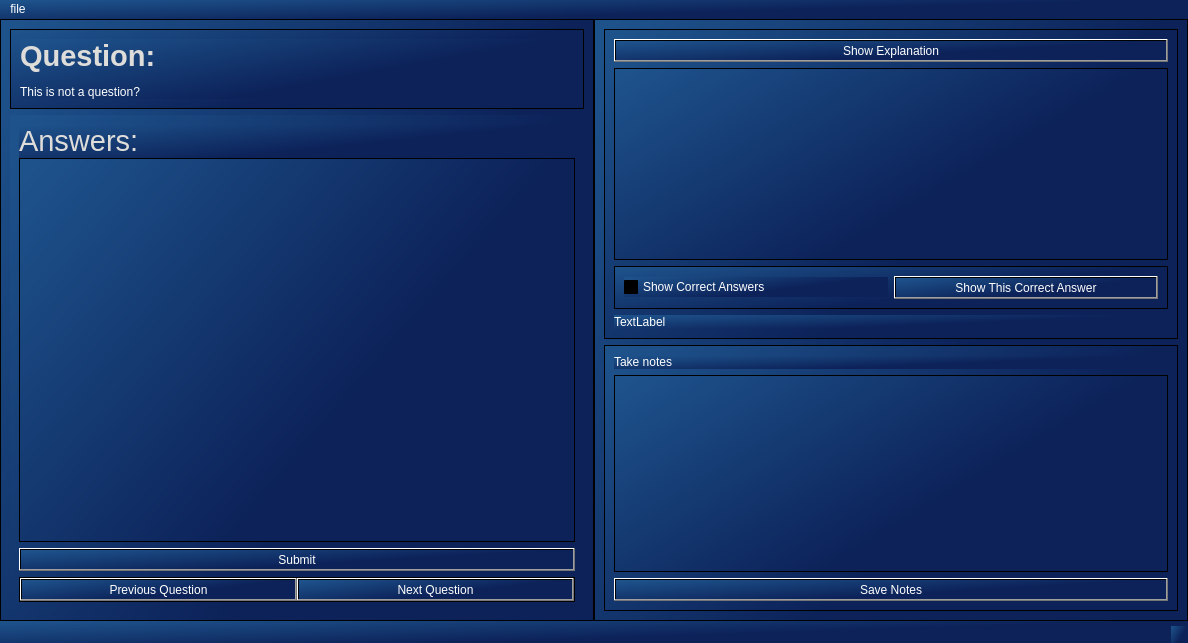
<?xml version="1.0" encoding="UTF-8"?>
<ui version="4.0">
 <class>MainWindow</class>
 <widget class="QMainWindow" name="MainWindow">
  <property name="geometry">
   <rect>
    <x>0</x>
    <y>0</y>
    <width>1188</width>
    <height>643</height>
   </rect>
  </property>
  <property name="windowTitle">
   <string>MainWindow</string>
  </property>
  <property name="windowIcon">
   <iconset>
    <normaloff>../../../../../../home/mike/images/ZSLogo1.png</normaloff>../../../../../../home/mike/images/ZSLogo1.png</iconset>
  </property>
  <property name="styleSheet">
   <string notr="true">background-color: qlineargradient(spread:pad, x1:0, y1:0, x2:0.987, y2:0.579545, stop:0.028065 rgba(30, 82, 139, 255), stop:0.731343 rgba(12, 34, 89, 255));
color: rgb(255, 255, 255);

</string>
  </property>
  <widget class="QWidget" name="centralwidget">
   <layout class="QHBoxLayout" name="horizontalLayout">
    <property name="spacing">
     <number>0</number>
    </property>
    <property name="leftMargin">
     <number>0</number>
    </property>
    <property name="topMargin">
     <number>0</number>
    </property>
    <property name="rightMargin">
     <number>0</number>
    </property>
    <property name="bottomMargin">
     <number>0</number>
    </property>
    <item>
     <widget class="QFrame" name="quiz_frame">
      <property name="sizePolicy">
       <sizepolicy hsizetype="Preferred" vsizetype="Preferred">
        <horstretch>1</horstretch>
        <verstretch>0</verstretch>
       </sizepolicy>
      </property>
      <property name="frameShape">
       <enum>QFrame::StyledPanel</enum>
      </property>
      <property name="frameShadow">
       <enum>QFrame::Raised</enum>
      </property>
      <layout class="QVBoxLayout" name="verticalLayout">
       <item>
        <widget class="QFrame" name="question_frame">
         <property name="minimumSize">
          <size>
           <width>0</width>
           <height>75</height>
          </size>
         </property>
         <property name="maximumSize">
          <size>
           <width>16777215</width>
           <height>300</height>
          </size>
         </property>
         <property name="frameShape">
          <enum>QFrame::StyledPanel</enum>
         </property>
         <property name="frameShadow">
          <enum>QFrame::Raised</enum>
         </property>
         <layout class="QVBoxLayout" name="verticalLayout_4">
          <item>
           <widget class="QLabel" name="question_label">
            <property name="sizePolicy">
             <sizepolicy hsizetype="Expanding" vsizetype="Expanding">
              <horstretch>0</horstretch>
              <verstretch>2</verstretch>
             </sizepolicy>
            </property>
            <property name="text">
             <string>&lt;html&gt;&lt;head/&gt;&lt;body&gt;&lt;p&gt;&lt;span style=&quot; font-size:22pt; font-weight:700; color:#deddda;&quot;&gt;Question:&lt;/span&gt;&lt;/p&gt;&lt;p&gt;&lt;span style=&quot; color:#ffffff;&quot;&gt;This is not a question?&lt;/span&gt;&lt;/p&gt;&lt;/body&gt;&lt;/html&gt;</string>
            </property>
            <property name="wordWrap">
             <bool>true</bool>
            </property>
            <property name="textInteractionFlags">
             <set>Qt::LinksAccessibleByMouse|Qt::TextSelectableByMouse</set>
            </property>
           </widget>
          </item>
         </layout>
        </widget>
       </item>
       <item>
        <widget class="QFrame" name="answer_frame">
         <property name="sizePolicy">
          <sizepolicy hsizetype="Preferred" vsizetype="Preferred">
           <horstretch>0</horstretch>
           <verstretch>1</verstretch>
          </sizepolicy>
         </property>
         <property name="frameShape">
          <enum>QFrame::NoFrame</enum>
         </property>
         <property name="lineWidth">
          <number>2</number>
         </property>
         <layout class="QVBoxLayout" name="verticalLayout_2">
          <item>
           <widget class="QFrame" name="answers_frame">
            <property name="frameShape">
             <enum>QFrame::NoFrame</enum>
            </property>
            <property name="frameShadow">
             <enum>QFrame::Plain</enum>
            </property>
            <property name="lineWidth">
             <number>0</number>
            </property>
            <layout class="QVBoxLayout" name="answers_verticalLayout">
             <property name="spacing">
              <number>0</number>
             </property>
             <property name="leftMargin">
              <number>0</number>
             </property>
             <property name="topMargin">
              <number>0</number>
             </property>
             <property name="rightMargin">
              <number>0</number>
             </property>
             <property name="bottomMargin">
              <number>0</number>
             </property>
             <item>
              <widget class="QLabel" name="answers_label">
               <property name="text">
                <string>&lt;html&gt;&lt;head/&gt;&lt;body&gt;&lt;p&gt;&lt;span style=&quot; font-size:22pt; color:#deddda;&quot;&gt;Answers:&lt;/span&gt;&lt;/p&gt;&lt;/body&gt;&lt;/html&gt;</string>
               </property>
              </widget>
             </item>
             <item>
              <widget class="QListView" name="answers_list_widget">
               <property name="frameShape">
                <enum>QFrame::StyledPanel</enum>
               </property>
               <property name="wordWrap">
                <bool>true</bool>
               </property>
              </widget>
             </item>
            </layout>
           </widget>
          </item>
          <item>
           <widget class="QPushButton" name="submit_btn">
            <property name="toolTip">
             <string>Press RETURN</string>
            </property>
            <property name="styleSheet">
             <string notr="true">
color: rgb(255, 255, 255);</string>
            </property>
            <property name="text">
             <string>Submit</string>
            </property>
            <property name="icon">
             <iconset>
              <normalon>:/icons/images/test.png</normalon>
             </iconset>
            </property>
            <property name="shortcut">
             <string>Return</string>
            </property>
           </widget>
          </item>
          <item>
           <widget class="QFrame" name="button_frame">
            <property name="frameShape">
             <enum>QFrame::StyledPanel</enum>
            </property>
            <property name="frameShadow">
             <enum>QFrame::Raised</enum>
            </property>
            <layout class="QHBoxLayout" name="horizontalLayout_2">
             <property name="spacing">
              <number>0</number>
             </property>
             <property name="leftMargin">
              <number>0</number>
             </property>
             <property name="topMargin">
              <number>0</number>
             </property>
             <property name="rightMargin">
              <number>0</number>
             </property>
             <property name="bottomMargin">
              <number>0</number>
             </property>
             <item>
              <widget class="QPushButton" name="previous_btn">
               <property name="toolTip">
                <string>Use the left arrow &lt;-</string>
               </property>
               <property name="text">
                <string>Previous Question</string>
               </property>
               <property name="icon">
                <iconset>
                 <normalon>:/icons/images/previous1.png</normalon>
                </iconset>
               </property>
               <property name="shortcut">
                <string>Left</string>
               </property>
              </widget>
             </item>
             <item>
              <widget class="QPushButton" name="next_btn">
               <property name="toolTip">
                <string>Use the right arrow -&gt;</string>
               </property>
               <property name="layoutDirection">
                <enum>Qt::RightToLeft</enum>
               </property>
               <property name="styleSheet">
                <string notr="true">
color: rgb(255, 255, 255);</string>
               </property>
               <property name="text">
                <string>Next Question</string>
               </property>
               <property name="icon">
                <iconset>
                 <normalon>:/icons/images/next.png</normalon>
                </iconset>
               </property>
               <property name="shortcut">
                <string>Right</string>
               </property>
              </widget>
             </item>
            </layout>
           </widget>
          </item>
         </layout>
        </widget>
       </item>
      </layout>
     </widget>
    </item>
    <item>
     <widget class="QFrame" name="frame_2">
      <property name="sizePolicy">
       <sizepolicy hsizetype="Preferred" vsizetype="Preferred">
        <horstretch>1</horstretch>
        <verstretch>1</verstretch>
       </sizepolicy>
      </property>
      <property name="frameShape">
       <enum>QFrame::StyledPanel</enum>
      </property>
      <property name="frameShadow">
       <enum>QFrame::Raised</enum>
      </property>
      <layout class="QVBoxLayout" name="verticalLayout_6">
       <item>
        <widget class="QFrame" name="explanation_frame">
         <property name="frameShape">
          <enum>QFrame::StyledPanel</enum>
         </property>
         <property name="frameShadow">
          <enum>QFrame::Raised</enum>
         </property>
         <layout class="QVBoxLayout" name="verticalLayout_3">
          <item>
           <widget class="QPushButton" name="explanation_btn">
            <property name="toolTip">
             <string>CTRL E</string>
            </property>
            <property name="styleSheet">
             <string notr="true">color: rgb(255, 255, 255);</string>
            </property>
            <property name="text">
             <string>Show Explanation</string>
            </property>
            <property name="icon">
             <iconset>
              <normalon>:/icons/images/AI.png</normalon>
             </iconset>
            </property>
            <property name="shortcut">
             <string>Ctrl+E</string>
            </property>
           </widget>
          </item>
          <item>
           <widget class="QTextEdit" name="explanation_edit">
            <property name="mouseTracking">
             <bool>false</bool>
            </property>
            <property name="acceptDrops">
             <bool>false</bool>
            </property>
            <property name="tabChangesFocus">
             <bool>false</bool>
            </property>
            <property name="undoRedoEnabled">
             <bool>false</bool>
            </property>
            <property name="textInteractionFlags">
             <set>Qt::TextSelectableByMouse</set>
            </property>
           </widget>
          </item>
          <item>
           <widget class="QFrame" name="show_answers_frame">
            <property name="frameShape">
             <enum>QFrame::StyledPanel</enum>
            </property>
            <property name="frameShadow">
             <enum>QFrame::Raised</enum>
            </property>
            <layout class="QHBoxLayout" name="horizontalLayout_3">
             <item>
              <widget class="QCheckBox" name="show_answers_cb">
               <property name="text">
                <string>Show Correct Answers</string>
               </property>
              </widget>
             </item>
             <item>
              <widget class="QPushButton" name="show_answer_btn">
               <property name="toolTip">
                <string>Use the menu command to set a correct answer</string>
               </property>
               <property name="text">
                <string>Show This Correct Answer</string>
               </property>
               <property name="icon">
                <iconset>
                 <normalon>:/icons/images/correct.png</normalon>
                </iconset>
               </property>
              </widget>
             </item>
            </layout>
           </widget>
          </item>
          <item>
           <widget class="QLabel" name="show_answers_le">
            <property name="sizePolicy">
             <sizepolicy hsizetype="Expanding" vsizetype="Fixed">
              <horstretch>0</horstretch>
              <verstretch>0</verstretch>
             </sizepolicy>
            </property>
            <property name="text">
             <string>TextLabel</string>
            </property>
           </widget>
          </item>
         </layout>
        </widget>
       </item>
       <item>
        <widget class="QFrame" name="notes_frame">
         <property name="frameShape">
          <enum>QFrame::StyledPanel</enum>
         </property>
         <property name="frameShadow">
          <enum>QFrame::Raised</enum>
         </property>
         <layout class="QVBoxLayout" name="verticalLayout_5">
          <item>
           <widget class="QLabel" name="label">
            <property name="text">
             <string>Take notes</string>
            </property>
           </widget>
          </item>
          <item>
           <widget class="QTextEdit" name="notes_edit"/>
          </item>
          <item>
           <widget class="QPushButton" name="save_notes_btn">
            <property name="toolTip">
             <string>CTRL S, Save not to database for this user</string>
            </property>
            <property name="text">
             <string>Save Notes</string>
            </property>
            <property name="icon">
             <iconset>
              <normalon>:/icons/images/save.png</normalon>
             </iconset>
            </property>
            <property name="shortcut">
             <string>Ctrl+S</string>
            </property>
           </widget>
          </item>
         </layout>
        </widget>
       </item>
      </layout>
     </widget>
    </item>
   </layout>
  </widget>
  <widget class="QMenuBar" name="menubar">
   <property name="geometry">
    <rect>
     <x>0</x>
     <y>0</y>
     <width>1188</width>
     <height>22</height>
    </rect>
   </property>
   <widget class="QMenu" name="filemenu">
    <property name="styleSheet">
     <string notr="true"/>
    </property>
    <property name="title">
     <string>file</string>
    </property>
    <addaction name="separator"/>
    <addaction name="actionUser_Login"/>
    <addaction name="actionSearch_for_question"/>
    <addaction name="actionStart_Quiz"/>
    <addaction name="actionTake_Test"/>
    <addaction name="actionTest_Manager"/>
    <addaction name="separator"/>
    <addaction name="actionSet_Item_Correct"/>
    <addaction name="actionRegenerate"/>
    <addaction name="actionFind_Duplicates"/>
    <addaction name="actionCreate_Q"/>
    <addaction name="actionEdit_this_question"/>
    <addaction name="actionDelete_Question"/>
    <addaction name="actionLoad_csv"/>
    <addaction name="separator"/>
    <addaction name="actionOpenai_opt"/>
    <addaction name="actionQuit"/>
   </widget>
   <addaction name="filemenu"/>
  </widget>
  <widget class="QStatusBar" name="statusbar"/>
  <action name="actionStart_Quiz">
   <property name="text">
    <string>Start Quiz</string>
   </property>
  </action>
  <action name="actionUser_Login">
   <property name="text">
    <string>User Login</string>
   </property>
  </action>
  <action name="actionSet_Item_Correct">
   <property name="text">
    <string>Set Answer Correct</string>
   </property>
   <property name="shortcut">
    <string>Ctrl+K</string>
   </property>
  </action>
  <action name="actionRegenerate">
   <property name="text">
    <string>Regenerate gpt response</string>
   </property>
   <property name="shortcut">
    <string>Ctrl+R</string>
   </property>
  </action>
  <action name="actionFind_Duplicates">
   <property name="text">
    <string>Find Duplicates</string>
   </property>
   <property name="shortcut">
    <string>Ctrl+D</string>
   </property>
  </action>
  <action name="actionCreate_Q">
   <property name="text">
    <string>Create New Question</string>
   </property>
   <property name="shortcut">
    <string>C</string>
   </property>
  </action>
  <action name="actionDelete_Question">
   <property name="text">
    <string>Delete Current Question</string>
   </property>
   <property name="shortcut">
    <string>D, D</string>
   </property>
  </action>
  <action name="actionLoad_csv">
   <property name="text">
    <string>Load Questions From csv</string>
   </property>
  </action>
  <action name="actionQuit">
   <property name="text">
    <string>Quit</string>
   </property>
   <property name="shortcut">
    <string>Ctrl+Q</string>
   </property>
  </action>
  <action name="actionOpenai_opt">
   <property name="text">
    <string>Openai Options</string>
   </property>
  </action>
  <action name="actionSearch_for_question">
   <property name="text">
    <string>Search for question</string>
   </property>
   <property name="shortcut">
    <string>Ctrl+F</string>
   </property>
  </action>
  <action name="actionTest_Manager">
   <property name="text">
    <string>Test Manager</string>
   </property>
  </action>
  <action name="actionEdit_this_question">
   <property name="text">
    <string>Edit this question</string>
   </property>
   <property name="shortcut">
    <string>E</string>
   </property>
  </action>
  <action name="actionTake_Test">
   <property name="text">
    <string>Take Test</string>
   </property>
   <property name="shortcut">
    <string>T, T</string>
   </property>
  </action>
 </widget>
 <resources>
  <include location="../../resources.qrc"/>
 </resources>
 <connections/>
</ui>
